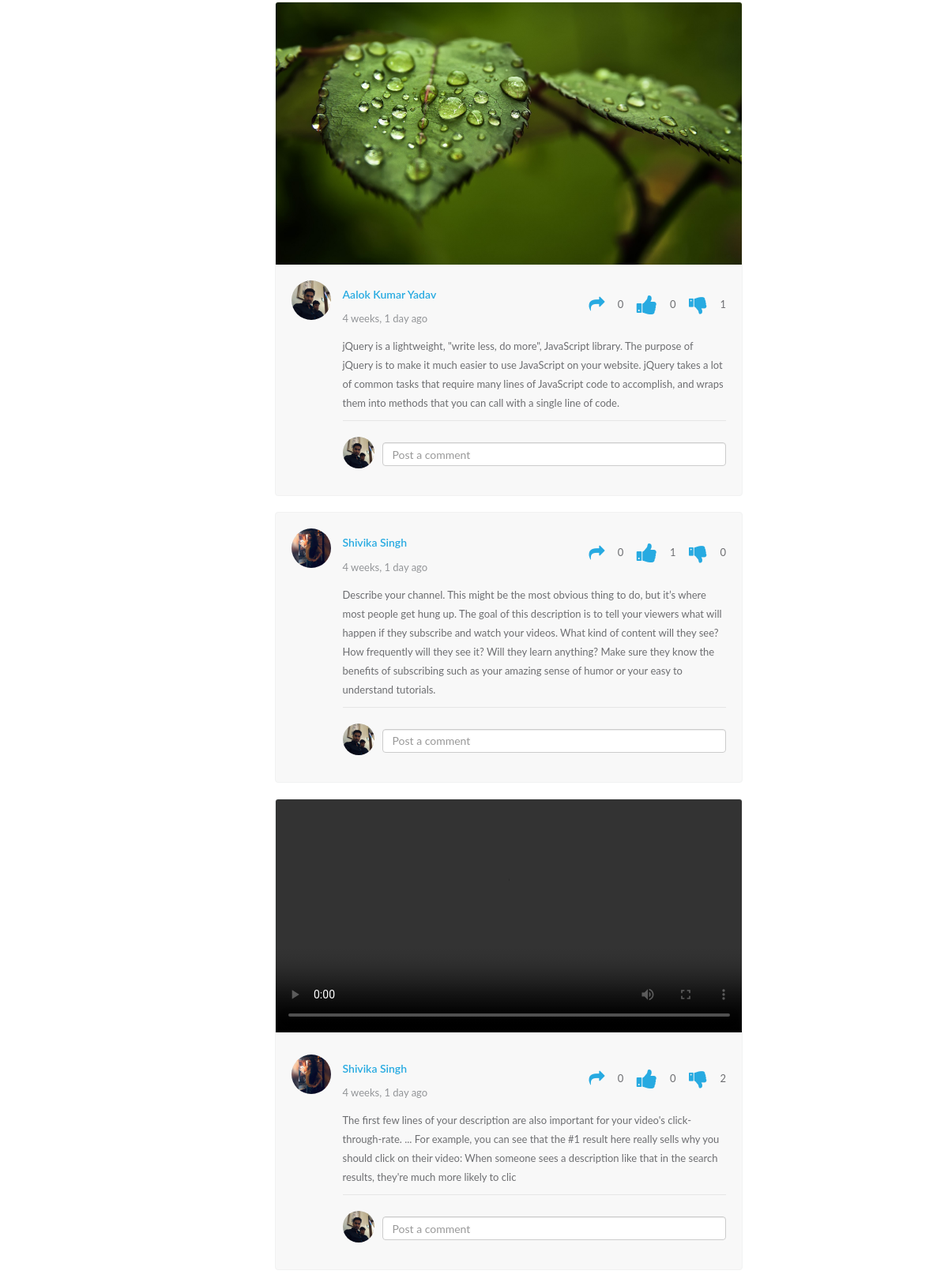
Before: /social_media/ (signed in, middle part) with the older database file.
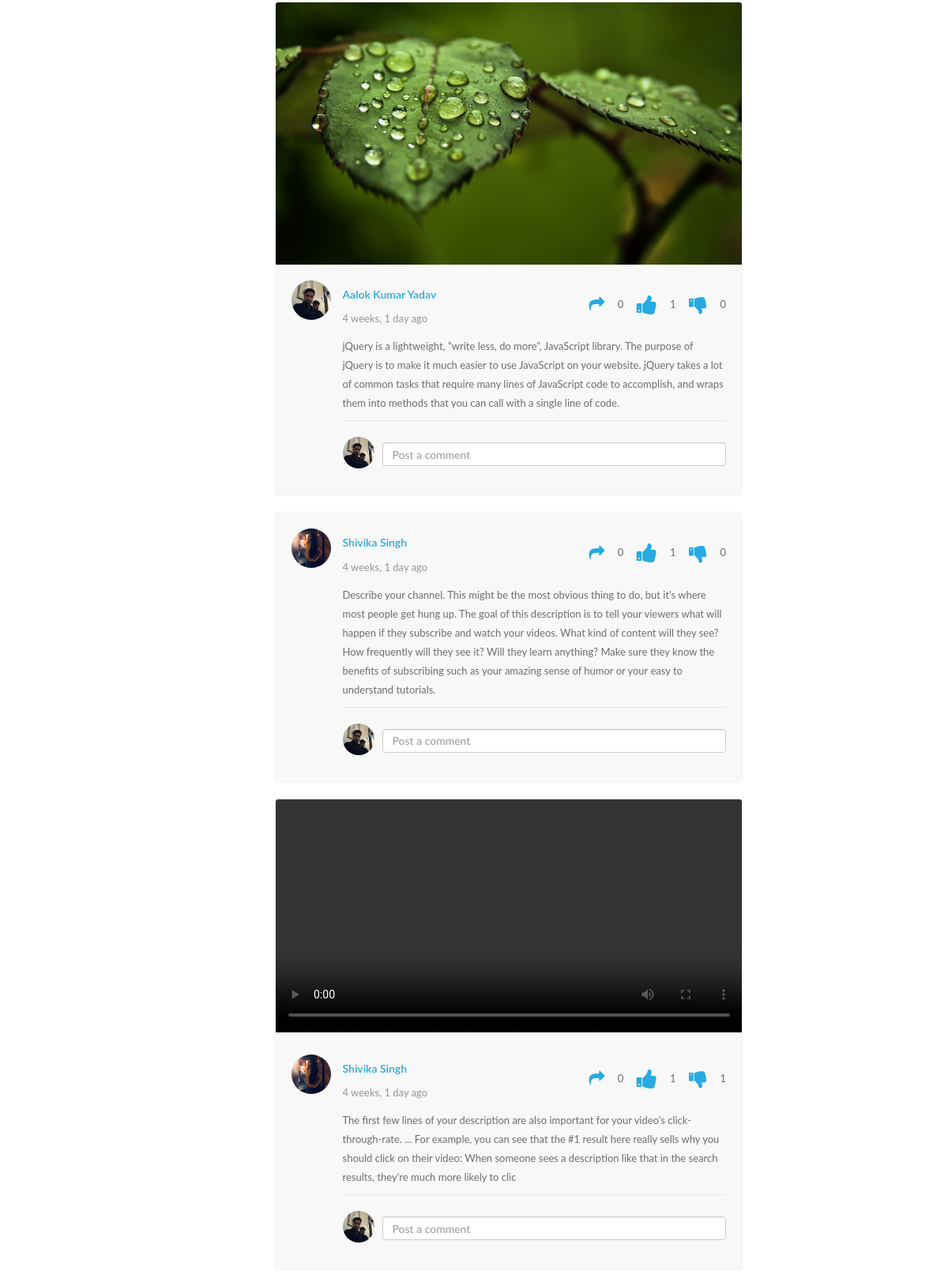
After: the same page with the newer database file.
### social_media/models.py (models this page shows, shortened)
class Post(models.Model):
    post_id = models.CharField(unique=True, null=False, max_length=500)
    posted_by = models.ForeignKey(Contributor or NGO, default=None, null=False,  on_delete=models.CASCADE)
    post_title = models.CharField(max_length=300, null=True)
    post_description = models.CharField(max_length=1000, null=True)
    post_image = models.ImageField(default=None, null=True)
    post_video = models.FileField(default=None, null=True)
    post_other_file = models.FileField(default=None, null=True)
    like_count = models.IntegerField(default=0, null=True)
    dislike_count = models.IntegerField(default=0, null=True)
    comment_count = models.IntegerField(default=0, null=True)
    share_count = models.IntegerField(default=0, null=True)
    is_sharable = models.BooleanField(default=True, null=True)
    visible = models.BooleanField(default=True, null=True)
    is_shared_post = models.CharField(max_length=100, default=None, null=True)
    original_posted_by = models.ForeignKey(User, default=None, null=True,  on_delete=models.CASCADE)
    created = models.DateTimeField(auto_now_add=True, auto_now=False)
    updated = models.DateTimeField(auto_now_add=False, auto_now=True)

### contributor_app/models.py (models this page shows, shortened)
class Contributor(models.Model):
    user = models.OneToOneField(User, on_delete=models.CASCADE)
    profile_image = models.ImageField(default='/media/profile/default.jpg', null=True)
    profile_bio = models.CharField(max_length=1000, default=None, null=True)
    gender = models.CharField(max_length=50, null=True)
    dob = models.DateField(default=None, null=True)
    phone_number = models.IntegerField(default=0, null=True)
    city = models.CharField(max_length=300, null=True)
    state = models.CharField(max_length=150, null=True)
    country = models.CharField(max_length=100, null=True)
    contribution_domain = models.CharField(max_length=100, null=True)
    occupation = models.CharField(max_length=200, null=True)
    created = models.DateTimeField(auto_now_add=True, auto_now=False)
    updated = models.DateTimeField(auto_now_add=False, auto_now=True)

### social_media/views.py (the view, shortened to what this page needs)
@method_decorator(login_required, name='dispatch')
class NewsFeed(View):
    def get(self, request):
        context_data = social_helper.get_news_feed(request)
        return render(request, 'news_feed.html', context_data)

### social_media/templates/news_feed.html (shortened to what this page needs)
{% include 'social_media_base.html' %}
{% load static %}
{% load humanize %}
{% block body %}
<div id="page-contents">
    <div class="container">
        <div class="row">
            {% ifequal page_type 'news_feed' %}
            <div class="col-md-7">
                {% for user_post in user_post_list %}
                <div class="post-content">
                    {% if user_post.post_video %}
                    <div class="video-wrapper">
                        <video class="post-video" controls="">
                            <source src="{{user_post.post_video}}" type="video/mp4">
                        </video>
                    </div>
                    {% else %}
                    {% if user_post.post_image %}
                    <img src="{{ user_post.post_image}}" alt="post-image"
                         class="post_image_class img-responsive post-image"/>
                    {% endif %}
                    {% endif %}
                    <div class="post-container">
                        <a href="{% url 'user_timeline' user_id=user_post.posted_by.user.username %}"> <img
                                src="{{user_post.posted_by.profile_image}}" alt="user"
                                class="profile-photo-md pull-left"/></a>
                        <div class="post-detail">
                            <div class="user-info">
                                <h5><a href="{% url 'user_timeline' user_id=user_post.posted_by.user.username %}"
                                       class="profile-link">{{user_post.posted_by.user.first_name}}
                                    {{user_post.posted_by.user.last_name}}</a>
                                </h5>
                                <p title="{{user_post.updated}}" class="text-muted">{{user_post.updated | naturaltime}}
                                    </p>
                            </div>
                            <div class="reaction">
                                <a title="Share" class="btn text-blue"><i id="{{user_post.post_id}}_share" style="font-size:20px" onclick="share_post(this.id)" class="fa fa-share"></i>
                                    </a>
                                <span id="{{user_post.post_id}}_share_count">{{user_post.share_count}}</span>
                                <a title="I like this"  class="like_post btn"><i id="{{user_post.post_id}}" style="font-size:28px" onclick="like_post_function(this.id, 'like')" class="like_post fa fa-thumbs-up" ></i>
                                </a>
                                <span id="{{user_post.post_id}}_like_count">{{user_post.like_count}}</span>
                                <a title="i dislike this" class="btn"><i id="{{user_post.post_id}}_ds" class="fa fa-thumbs-down" style="font-size:25px" onclick="like_post_function(this.id.split('_')[0], 'dislike')"></i>
                                   </a>
                                <span id="{{user_post.post_id}}_dislike_count">{{user_post.dislike_count}}</span>
                            </div>
                          <div class="post-text">
                                <p>{{user_post.post_description}}</p>
                            </div>
                            <div class="line-divider"></div>
                            <div class="post-comment">
                                                                    <img src="{{ user_data.profile_image}}" alt=""
                                     class="profile-photo-sm"/>
                                <input id="{{user_post.post_id}}_com_input" type="text" class="form-control" onkeydown="post_comment(this.id.split('_')[0], this.value)" placeholder="Post a comment">
                            </div>
                        </div>
                    </div>
                </div>
                {% endfor %}
            </div>
            {% endifequal %}
        </div>
    </div>
</div>
{% endblock %}

Changed rows visible on the page:
changed Post "Aalok Kumar": like_count "0" → "1"; dislike_count "1" → "0"
changed Post (number 3 of 3 on the later page): like_count "0" → "1"; dislike_count "2" → "1"
